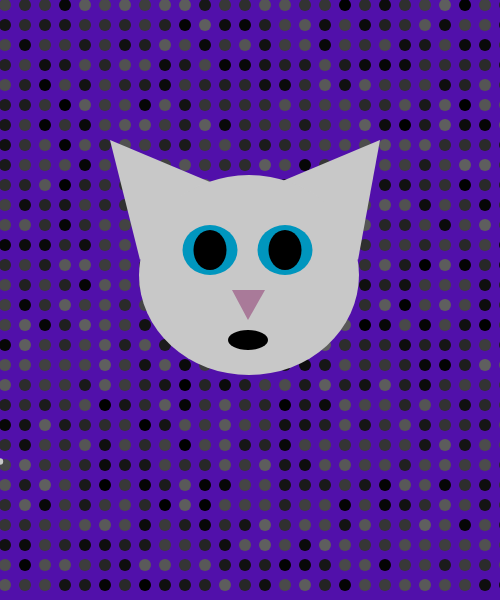
Frame 1 (no input)
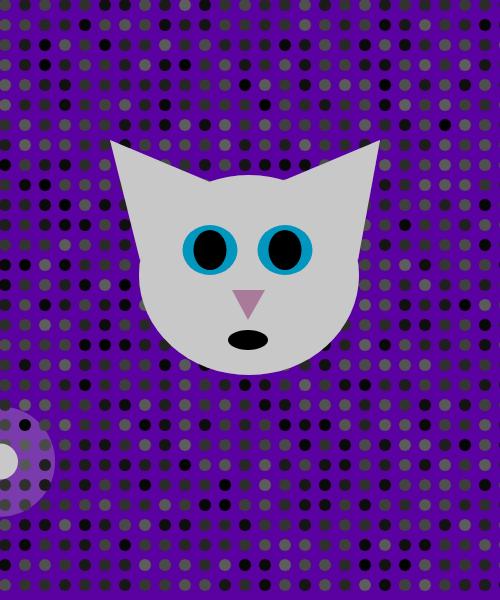
Frame 60 (no input)
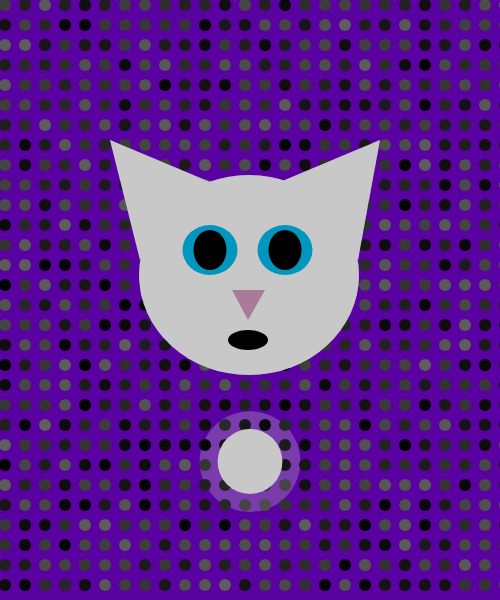
Frame 120 (the mouse pressed at the canvas centre since frame 60)

The p5.js sketch that drew these frames (run headless with seeded random() and noise() and a simulated clock; from frame 60 on, the mouse is pressed at the canvas centre):

// p5.js sketch
// ── sketch.js


let lxo = 200;
let lyo = 200;

function setup() {
  createCanvas(500,600);
  noStroke();
  background(10, 0, 180, 200);
}

function draw() {
  background(90, 0, 160, 180);
  fill(200);
  // anchor graphic

/////////////////////////////////////// lights
  //console.log(i);
  //rec(i,i,10,10);

  for (let i = 0; i < 600; i += 20) {
    for (let j = 0; j < 600; j += 20) {
      rand = random(95);
      fill(rand);
      circle( i+5, j+5, 12, 12 );
      console.log("this has a greyscale value of" + rand);
    }
  }

  

  //////////////////////////////////// face

  // x1,y1,x2,y2,x3,y3
  // x, y, w, h, L
  //head
  fill(200);
  triangle(-90 + lxo, -60 + lyo, 10 +  lxo, -18 + lyo, -60 + lxo, 60 + lyo  );
  triangle(158 + lxo, 60 + lyo, 80 +  lxo, -18 + lyo, 180 + lxo, -60 + lyo  );
  ellipse(49 + lxo,75 + lyo,220,200);
  

  
//////////////////////////////////////// movement
  let r = random(30);
  let m = mouseX;
  console.log(m + r);
  if (m < width/2)  {
    (m);
    circle(m, height/1.3, r * 4, r * 6);
  } else {
    (width -m );
    circle(m, height/1.3, r * 4, r * 6);
  }
  
  
//////////////

  ///////////////////////////////////////
  //eyes
  // r, g, b, v
  fill(0, 150, 190);
  ellipse(10 +lxo, 50 +lyo, 55, 50);
  ellipse(85  +lxo, 50 +lyo, 55, 50);

  fill(0);
  ellipse(10 + lxo,50 + lyo, 33, 40);
  ellipse(85 + lxo,50 + lyo, 33, 40);

  //nose
  // x1,y1,x2,y2,x3,y3
  fill(120, 0, 80, 100);
  triangle(48+ lxo, 120 + lyo, 32 +  lxo,90 + lyo, 65 + lxo,90 + lyo );

  //mouth
  fill(0);
  ellipse(48 +lxo, 140 +lyo, 40,20);
  
  /////////////////////////////////// 
   



  // console.log(counter);
  // counter++;

}
